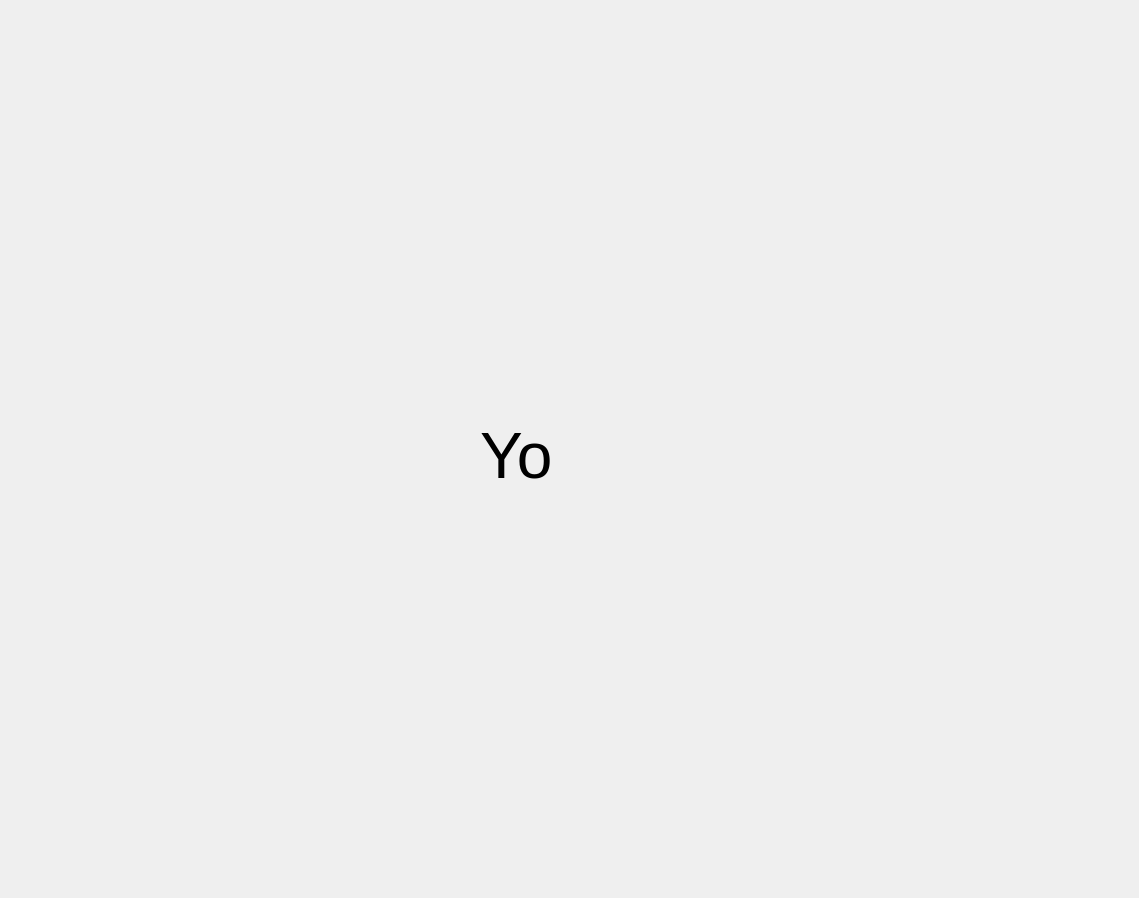
<?xml version="1.0" encoding="UTF-8"?>
<ui version="4.0">
 <class>WidgetPointagesClass</class>
 <widget class="QWidget" name="WidgetPointagesClass">
  <property name="geometry">
   <rect>
    <x>0</x>
    <y>0</y>
    <width>1139</width>
    <height>898</height>
   </rect>
  </property>
  <property name="windowTitle">
   <string>WidgetPointages</string>
  </property>
  <widget class="QLabel" name="label">
   <property name="geometry">
    <rect>
     <x>480</x>
     <y>350</y>
     <width>251</width>
     <height>211</height>
    </rect>
   </property>
   <property name="font">
    <font>
     <pointsize>48</pointsize>
    </font>
   </property>
   <property name="text">
    <string>Yo</string>
   </property>
  </widget>
 </widget>
 <layoutdefault spacing="6" margin="11"/>
 <resources/>
 <connections/>
</ui>
